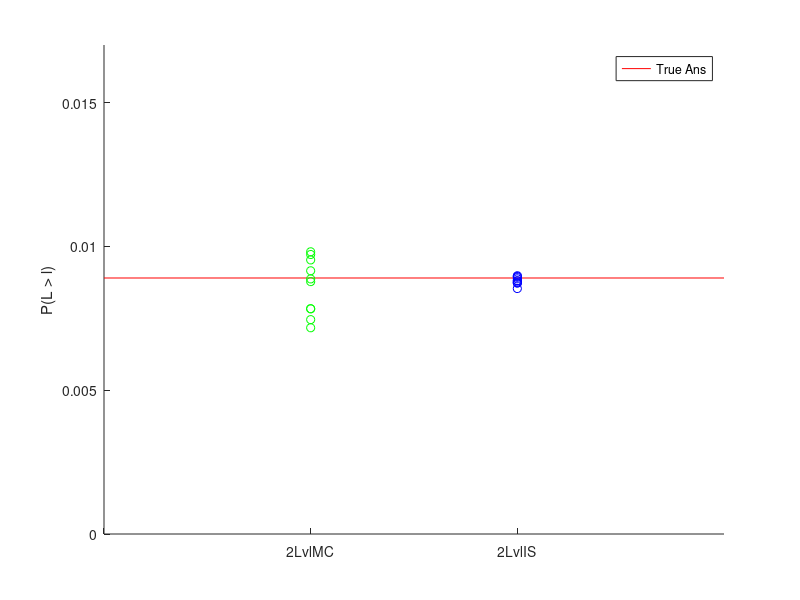

Write MATLAB code to recreate this figure.
hold on

NSim = 10;
xMax = 3;
yMax = 0.017;
trueAns = 0.0089;
X = 1:xMax;

TwoLvlMC = [ 0.0078301886792452830188679245283019, 0.0087735849056603773584905660377358, 0.0098113207547169811320754716981132, 0.0071698113207547169811320754716981, 0.0078301886792452830188679245283019, 0.009528301886792452830188679245283, 0.0097169811320754716981132075471698, 0.0074528301886792452830188679245283, 0.0091509433962264150943396226415094, 0.0088679245283018867924528301886792];

TwoLvlIS = [ 0.0087947921983704113041424577090766, 0.0088071806248678236733740121167102, 0.0087507950481728533076442033689091, 0.0088712515664919194824378223529493, 0.0085331968129070054351892338218022, 0.0087286095029661132232989828594327, 0.0089237275443410871839100551028423, 0.0089554997450605744457874379804707, 0.0089776437744618284297892785161821, 0.0087243811634697392837223262063162];
plot([0 X],repmat(trueAns,1,xMax + 1),'r')

scatter(ones(NSim,1),TwoLvlMC,'g')
scatter(2*ones(NSim,1),TwoLvlIS,'b')

legend('True Ans')
%title('S:5, l:0.20, sample num:10600')
xlabel('')
xticks([0 1 2])
xticklabels({'','2LvlMC','2LvlIS'})
ylabel('P(L > l)')
axis([0,xMax,0 yMax])

hold off
